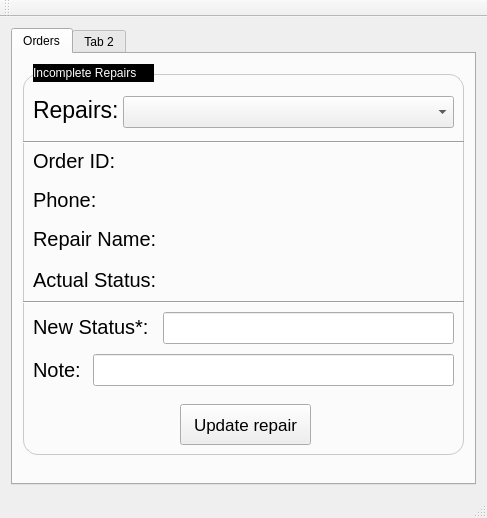
<?xml version="1.0" encoding="UTF-8"?>
<ui version="4.0">
 <class>MainWindow</class>
 <widget class="QMainWindow" name="MainWindow">
  <property name="geometry">
   <rect>
    <x>0</x>
    <y>0</y>
    <width>487</width>
    <height>518</height>
   </rect>
  </property>
  <property name="windowTitle">
   <string>MainWindow</string>
  </property>
  <widget class="QWidget" name="centralWidget">
   <layout class="QGridLayout" name="gridLayout">
    <item row="0" column="0">
     <widget class="QTabWidget" name="tabWidget">
      <widget class="QWidget" name="tab">
       <attribute name="title">
        <string>Orders</string>
       </attribute>
       <widget class="QLabel" name="label">
        <property name="geometry">
         <rect>
          <x>20</x>
          <y>40</y>
          <width>91</width>
          <height>31</height>
         </rect>
        </property>
        <property name="font">
         <font>
          <pointsize>17</pointsize>
         </font>
        </property>
        <property name="text">
         <string>Repairs:</string>
        </property>
       </widget>
       <widget class="QComboBox" name="comboBox">
        <property name="geometry">
         <rect>
          <x>110</x>
          <y>42</y>
          <width>331</width>
          <height>32</height>
         </rect>
        </property>
       </widget>
       <widget class="QLabel" name="label_2">
        <property name="geometry">
         <rect>
          <x>10</x>
          <y>20</y>
          <width>441</width>
          <height>381</height>
         </rect>
        </property>
        <property name="styleSheet">
         <string notr="true">QLabel {
border: 1px solid #CBC8C8;
border-radius: 15px;
}</string>
        </property>
        <property name="text">
         <string/>
        </property>
       </widget>
       <widget class="Line" name="line">
        <property name="geometry">
         <rect>
          <x>10</x>
          <y>80</y>
          <width>441</width>
          <height>16</height>
         </rect>
        </property>
        <property name="orientation">
         <enum>Qt::Horizontal</enum>
        </property>
       </widget>
       <widget class="QLabel" name="label_3">
        <property name="geometry">
         <rect>
          <x>20</x>
          <y>10</y>
          <width>121</width>
          <height>18</height>
         </rect>
        </property>
        <property name="styleSheet">
         <string notr="true">QLabel{
background: solid black;
color: white;
}</string>
        </property>
        <property name="text">
         <string>Incomplete Repairs</string>
        </property>
       </widget>
       <widget class="QLabel" name="label_4">
        <property name="geometry">
         <rect>
          <x>20</x>
          <y>130</y>
          <width>71</width>
          <height>31</height>
         </rect>
        </property>
        <property name="font">
         <font>
          <pointsize>15</pointsize>
         </font>
        </property>
        <property name="text">
         <string>Phone:</string>
        </property>
       </widget>
       <widget class="QLabel" name="label_5">
        <property name="geometry">
         <rect>
          <x>20</x>
          <y>169</y>
          <width>131</width>
          <height>31</height>
         </rect>
        </property>
        <property name="font">
         <font>
          <pointsize>15</pointsize>
         </font>
        </property>
        <property name="text">
         <string>Repair Name:</string>
        </property>
       </widget>
       <widget class="QLabel" name="label_6">
        <property name="geometry">
         <rect>
          <x>20</x>
          <y>91</y>
          <width>91</width>
          <height>31</height>
         </rect>
        </property>
        <property name="font">
         <font>
          <pointsize>15</pointsize>
         </font>
        </property>
        <property name="text">
         <string>Order ID:</string>
        </property>
       </widget>
       <widget class="Line" name="line_4">
        <property name="geometry">
         <rect>
          <x>10</x>
          <y>240</y>
          <width>441</width>
          <height>16</height>
         </rect>
        </property>
        <property name="orientation">
         <enum>Qt::Horizontal</enum>
        </property>
       </widget>
       <widget class="QLineEdit" name="lineEdit">
        <property name="geometry">
         <rect>
          <x>150</x>
          <y>258</y>
          <width>291</width>
          <height>32</height>
         </rect>
        </property>
       </widget>
       <widget class="QLabel" name="label_7">
        <property name="geometry">
         <rect>
          <x>20</x>
          <y>210</y>
          <width>131</width>
          <height>31</height>
         </rect>
        </property>
        <property name="font">
         <font>
          <pointsize>15</pointsize>
         </font>
        </property>
        <property name="text">
         <string>Actual Status:</string>
        </property>
       </widget>
       <widget class="QLabel" name="label_8">
        <property name="geometry">
         <rect>
          <x>20</x>
          <y>257</y>
          <width>121</width>
          <height>31</height>
         </rect>
        </property>
        <property name="font">
         <font>
          <pointsize>15</pointsize>
         </font>
        </property>
        <property name="text">
         <string>New Status*:</string>
        </property>
       </widget>
       <widget class="QLineEdit" name="lineEdit_2">
        <property name="geometry">
         <rect>
          <x>80</x>
          <y>300</y>
          <width>361</width>
          <height>32</height>
         </rect>
        </property>
       </widget>
       <widget class="QLabel" name="label_9">
        <property name="geometry">
         <rect>
          <x>20</x>
          <y>300</y>
          <width>61</width>
          <height>31</height>
         </rect>
        </property>
        <property name="font">
         <font>
          <pointsize>15</pointsize>
         </font>
        </property>
        <property name="text">
         <string>Note:</string>
        </property>
       </widget>
       <widget class="QPushButton" name="pushButton">
        <property name="geometry">
         <rect>
          <x>167</x>
          <y>350</y>
          <width>131</width>
          <height>41</height>
         </rect>
        </property>
        <property name="font">
         <font>
          <pointsize>13</pointsize>
         </font>
        </property>
        <property name="text">
         <string>Update repair</string>
        </property>
       </widget>
       <zorder>label_2</zorder>
       <zorder>label</zorder>
       <zorder>comboBox</zorder>
       <zorder>line</zorder>
       <zorder>label_3</zorder>
       <zorder>label_4</zorder>
       <zorder>label_5</zorder>
       <zorder>label_6</zorder>
       <zorder>line_4</zorder>
       <zorder>lineEdit</zorder>
       <zorder>label_7</zorder>
       <zorder>label_8</zorder>
       <zorder>lineEdit_2</zorder>
       <zorder>label_9</zorder>
       <zorder>pushButton</zorder>
      </widget>
      <widget class="QWidget" name="tab_2">
       <attribute name="title">
        <string>Tab 2</string>
       </attribute>
      </widget>
     </widget>
    </item>
   </layout>
  </widget>
  <widget class="QMenuBar" name="menuBar">
   <property name="geometry">
    <rect>
     <x>0</x>
     <y>0</y>
     <width>487</width>
     <height>30</height>
    </rect>
   </property>
  </widget>
  <widget class="QToolBar" name="mainToolBar">
   <attribute name="toolBarArea">
    <enum>TopToolBarArea</enum>
   </attribute>
   <attribute name="toolBarBreak">
    <bool>false</bool>
   </attribute>
  </widget>
  <widget class="QStatusBar" name="statusBar"/>
 </widget>
 <layoutdefault spacing="6" margin="11"/>
 <resources/>
 <connections/>
</ui>
